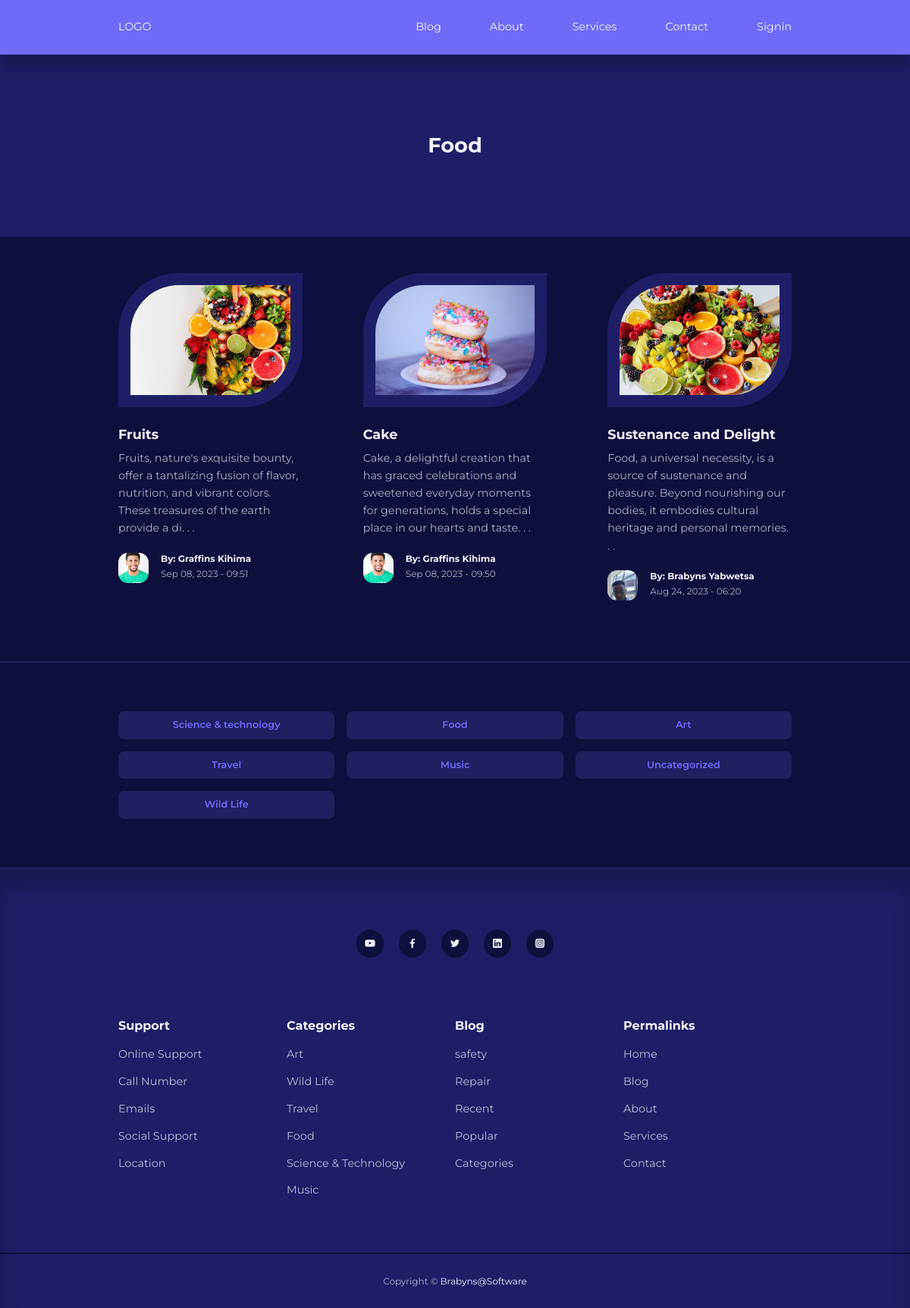
Page /blog/category-post.php?id=2 on the committed database.
### tables this page shows
CREATE TABLE `categories` (
  `id` int(11) UNSIGNED NOT NULL,
  `title` varchar(50) NOT NULL,
  `description` text NOT NULL
);

CREATE TABLE `posts` (
  `id` int(11) UNSIGNED NOT NULL,
  `title` varchar(225) NOT NULL,
  `body` text NOT NULL,
  `thumbnail` varchar(255) NOT NULL,
  `date_time` timestamp NOT NULL DEFAULT current_timestamp(),
  `category_id` int(11) UNSIGNED DEFAULT NULL,
  `author_id` int(11) UNSIGNED NOT NULL,
  `is_featured` tinyint(1) NOT NULL
);

CREATE TABLE `users` (
  `id` int(11) UNSIGNED NOT NULL,
  `first_name` varchar(32) NOT NULL,
  `last_name` varchar(32) NOT NULL,
  `email` varchar(64) NOT NULL,
  `username` varchar(32) NOT NULL,
  `password` varchar(255) NOT NULL,
  `avatar` varchar(255) NOT NULL,
  `is_admin` varchar(32) NOT NULL
);

### Blog/category-post.php (the view)
<?php include 'includes/header.php';
if(isset($_GET['id'])){
 $id = filter_var($_GET['id'], FILTER_SANITIZE_NUMBER_INT);
$query= "SELECT * FROM posts WHERE category_id=$id ORDER BY date_time DESC";
$result = mysqli_query($connection, $query);
}else{
    header('location: ' . ROOT_URL . 'blog.php');
    die();
}
?>
           <header class="category__title">
           <h2>
            <?php
    $post_category = "SELECT * FROM categories WHERE id = $id ";
    $query_category = mysqli_query($connection, $post_category);
    $category = mysqli_fetch_assoc($query_category);
     echo  $category_title = $category['title'];
    ?>
    </h2>
</header>
<?php if(mysqli_num_rows($result) > 0) :?>
<section class="posts ">
    <div class="container posts__container">
       <?php while($post = mysqli_fetch_assoc($result)) : ?>
        <article class="post">
            <div class="post__thumbnail">
                <img src="./images/<?= $post['thumbnail'] ?>" alt="">
            </div>
            <div class="post__info">
                <h3 class="post__title">
                    <a href="<?= ROOT_URL ?>post.php?id=<?= $post['id'] ?>"><?= $post['title'] ?></a>
                </h3>
                <p class="post__body"><?= substr( $post['body'], 0, 150) ?>. . .</p>
                <div class="post__author">
                              <?php
    $author_id = $post['author_id'];
    $post_author = "SELECT * FROM users WHERE id = $author_id";
    $query_author = mysqli_query($connection, $post_author);
    $author = mysqli_fetch_assoc($query_author);
    ?>
                    <div class="post__author-avatar">
                        <img src="./images/<?= $author['avatar'] ?>" alt="">
                    </div>
                    <div class="post__author-info">
                        <h5>By: <?= $author['first_name'] ?>  <?= $author['last_name']  ?></h5>
                        <small>
                        <?=date("M d, Y - H:i", strtotime($post['date_time']))  ?>
                        </small>
                    </div>
                </div>
            </div>
        </article>
          <?php endwhile ?>
    </div>
</section>
<?php else: ?>
<did  class=" alert__message error lg" >
   <p>No post found for this post</p>
</did>
<?php endif ?>
<?php include 'includes/footer.php';   ?>

### Blog/includes/footer.php (shortened to what this page needs)
<?php
$fetch_category = "SELECT * FROM categories";
$result  = mysqli_query($connection, $fetch_category);
?>
<section class="category__buttons">
    <div class="container category__buttons-container">
       <?php while($category = mysqli_fetch_assoc($result)) : ?>
        <a href="<?= ROOT_URL ?>category-post.php?id=<?= $category['id'] ?>" class="category__button"><?= "{$category['title']}" ?></a>
 <?php endwhile ?>
    </div>
</section>
<footer>
    <div class="footer__socials">
        <a href="" target="_blank"><i class="uil uil-youtube"></i></a>
        <a href="" target="_blank"><i class="uil uil-facebook-f"></i></a>
        <a href="" target="_blank"><i class="uil uil-twitter"></i></a>
        <a href="" target="_blank"><i class="uil uil-linkedin"></i></a>
        <a href="" target="_blank"><i class="uil uil-instagram-alt"></i></a>
    </div>
    <div class="container footer__container">
        <article>
            <h4>Support</h4>
            <ul>
                <li><a href="">Online Support</a></li>
                <li><a href="">Call Number</a></li>
                <li><a href="">Emails</a></li>
                <li><a href="">Social Support</a></li>
                <li><a href="">Location</a></li>
            </ul>
        </article>
           <article>
            <h4>Categories</h4>
            <ul>
                <li><a href="">Art</a></li>
                <li><a href="">Wild Life</a></li>
                <li><a href="">Travel</a></li>
                <li><a href="">Food</a></li>
                <li><a href="">Science & Technology</a></li>
                <li><a href=""> Music</a></li>
            </ul>
        </article>
           <article>
            <h4>Blog</h4>
            <ul>
                <li><a href="">safety</a></li>
                <li><a href="">Repair</a></li>
                <li><a href="">Recent</a></li>
                <li><a href="">Popular</a></li>
                <li><a href="">Categories</a></li>
            </ul>
        </article>
               <article>
            <h4>Permalinks</h4>
            <ul>
                <li><a href="">Home</a></li>
                <li><a href="">Blog</a></li>
                <li><a href="">About</a></li>
                <li><a href="">Services</a></li>
                <li><a href="">Contact</a></li>
            </ul>
        </article>
    </div>
    <div class="footer__copyright">
        <small>Copyright &copy; <a href="mailto:burabuyabz@gmail.com" target="_blank">Brabyns@Software</a></small>
    </div>
</footer>
</body>
</html>

### Blog/css/style.css (style rules this page uses)
:root { --color-primary: #6f6af8; --color-primary-light: hsl(242, 91%, 69%, 18%); --color-primary-variant: #5854c7; --color-red: #da0f3f; --color-red-light: hsl(346, 87%, 46%, 15%); --color-green: #00c476; --color-green-light: hsl(156, 100%, 38%, 15%); --color-gray-900: #1e1e66; --color-gray-700: #2d2b7c; --color-gray-300: rgba(242, 242, 254, 0.3); --color-gray-200: rgba(242, 242, 254, 0.7); --color-white: #f2f2fe; --color-bg: #0f0f3e; --transition: all 300ms ease; --container-width-lg: 74%; --container-width-md: 88%; --form-width: 40%; --card-border-radius-1: 0.3rem; --card-border-radius-2: 0.5rem; --card-border-radius-3: 0.8rem; --card-border-radius-4: 2rem; --card-border-radius-5: 5rem; }
* { margin: 0; padding: 0; outline: 0; border: 0; list-style: none; text-decoration: none; box-sizing: border-box; }
body { font-family: montserrat, sans-serif; line-height: 1.6; color: var(--color-gray-200); overflow-x: hidden; background: var(--color-bg); font-size: 0.9rem; }
.container { width: var(--container-width-lg); max-width: 1800px; margin-inline: auto; }
section { margin-top: 3rem; width: 100vw; }
h1, h2, h3, h4, h5 { color: var(--color-white); line-height: 1.3; }
h2 { font-size: 1.7rem; margin: 1rem 0; }
h3 { font-size: 1.1rem; margin: 0.8rem 0 0.5rem; }
h4 { font-size: 1rem; }
a { color: var(--color-white); transition: var(--transition); }
img { display: block; width: 100%; object-fit: cover; }
.category__button { background: var(--color-primary-light); color: var(--color-primary); display: inline-block; padding: 0.5rem; border-radius: var(--card-border-radius-2); font-weight: 600; font-size: 0.8rem; text-align: center; }
.post__thumbnail { border-radius: var(--card-border-radius-5) 0; border: 1rem solid var(--color-gray-900); overflow: hidden; margin-bottom: 1.6rem; }
.post__author { display: flex; gap: 1rem; margin-top: 1.3rem; }
.post__author-avatar { width: 2.5rem; height: 2.5rem; border-radius: var(--card-border-radius-3); overflow: hidden; }
.posts__container { display: grid; grid-template-columns: repeat(3, 1fr); gap: 5rem; margin-bottom: 5rem; }
.category__buttons { padding: 4rem 0; border-top: 2px solid var(--color-gray-900); border-bottom: 2px solid var(--color-gray-900); }
.category__buttons-container { width: fit-container; display: grid; grid-template-columns: repeat(3, 1fr); gap: 1rem; }
footer { background: var(--color-gray-900); padding: 5rem 0 0; box-shadow: inset 0 1.5rem 1.5rem rgba(0, 0, 0, 0.2); }
.footer__socials { margin-inline: auto; width: fit-content; margin-bottom: 5rem; display: flex; justify-content: space-between; align-items: center; gap:1.2rem }
.footer__socials a { background: var(--color-bg); border-radius: 50%; width: 2.3rem; height: 2.3rem; display: flex; align-items: center; justify-content: center; }
.footer__container { display: grid; grid-template-columns: repeat(4, 1fr); }
footer h4 { color: var(--color-white); margin-bottom: 0.6rem; }
footer ul li { padding: 0.4rem 0; }
footer ul a { opacity: 0.75; }
.footer__copyright { text-align: center; padding: 1.5rem 0; border-top: 2px solid var(--color-bg); margin-top: 4rem; }
.category__title { height: 15rem; margin-top: 4.5rem; background: var(--color-gray-900); display: grid; place-items: center; }

### rows in the picture
categories: title "Food"
posts: thumbnail (picture), title "Fruits", body "Fruits, nature's exquisite bounty, offer a tantalizing fusion of flavor, nutrition, and vibrant colors. These treasures of the earth provide a di", author.avatar (picture), author.first_name "Graffins", author.last_name "Kihima", date_time "Sep 08, 2023 - 09:51"
posts: thumbnail (picture), title "Cake", body "Cake, a delightful creation that has graced celebrations and sweetened everyday moments for generations, holds a special place in our hearts and taste", author.avatar (picture), author.first_name "Graffins", author.last_name "Kihima", date_time "Sep 08, 2023 - 09:50"
posts: thumbnail (picture), title "Sustenance and Delight", body "Food, a universal necessity, is a source of sustenance and pleasure. Beyond nourishing our bodies, it embodies cultural heritage and personal memories", author.avatar (picture), author.first_name "Brabyns", author.last_name "Yabwetsa", date_time "Aug 24, 2023 - 06:20"
categories: title "Science & technology"
categories: title "Art"
categories: title "Travel"
categories: title "Music"
categories: title "Uncategorized"
categories: title "Wild Life"
